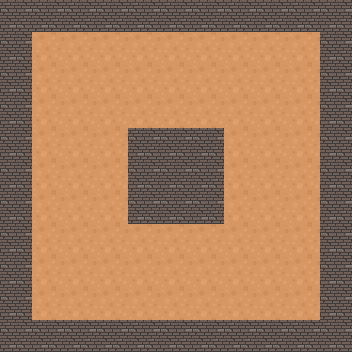

Tiled map render using the project's own tile images. Description and the whole map definition, tile-layer contents included, below:
An orthogonal 11x11 tile map with 32x32 px tiles, 1 tile layer (Прошарок плиток 1).

<map version="1.10" tiledversion="1.11.0" orientation="orthogonal" renderorder="left-up" width="11" height="11" tilewidth="32" tileheight="32" infinite="0" nextlayerid="2" nextobjectid="1">
 <tileset firstgid="1" source="ground.tsx" />
 <layer id="1" name="Прошарок плиток 1" width="11" height="11">
  <data encoding="csv">
2,2,2,2,2,2,2,2,2,2,2,
2,1,1,1,1,1,1,1,1,1,2,
2,1,1,1,1,1,1,1,1,1,2,
2,1,1,1,1,1,1,1,1,1,2,
2,1,1,1,2,2,2,1,1,1,2,
2,1,1,1,2,2,2,1,1,1,2,
2,1,1,1,2,2,2,1,1,1,2,
2,1,1,1,1,1,1,1,1,1,2,
2,1,1,1,1,1,1,1,1,1,2,
2,1,1,1,1,1,1,1,1,1,2,
2,2,2,2,2,2,2,2,2,2,2
</data>
 </layer>
</map>
